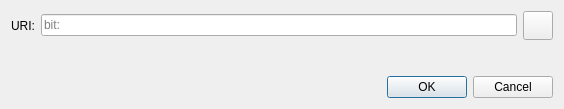
<?xml version="1.0" encoding="UTF-8"?>
<ui version="4.0">
 <class>OpenURIDialog</class>
 <widget class="QDialog" name="OpenURIDialog">
  <property name="geometry">
   <rect>
    <x>0</x>
    <y>0</y>
    <width>564</width>
    <height>109</height>
   </rect>
  </property>
  <property name="windowTitle">
   <string>Open bit URI</string>
  </property>
  <layout class="QVBoxLayout" name="verticalLayout">
   <item>
    <layout class="QHBoxLayout" name="horizontalLayout">
     <item>
      <widget class="QLabel" name="label">
       <property name="text">
        <string>URI:</string>
       </property>
      </widget>
     </item>
     <item>
      <widget class="QValidatedLineEdit" name="uriEdit">
       <property name="placeholderText">
        <string notr="true">bit:</string>
       </property>
      </widget>
     </item>
     <item>
      <widget class="QToolButton" name="pasteButton">
       <property name="toolTip">
        <string extracomment="Tooltip text for button that allows you to paste an address that is in your clipboard.">Paste address from clipboard</string>
       </property>
       <property name="text">
        <string/>
       </property>
       <property name="icon">
        <iconset resource="../bit.qrc">
         <normaloff>:/icons/editpaste</normaloff>:/icons/editpaste
        </iconset>
       </property>
       <property name="iconSize">
        <size>
         <width>22</width>
         <height>22</height>
        </size>
       </property>
      </widget>
     </item>
    </layout>
   </item>
   <item>
    <spacer name="verticalSpacer">
     <property name="orientation">
      <enum>Qt::Vertical</enum>
     </property>
     <property name="sizeHint" stdset="0">
      <size>
       <width>20</width>
       <height>40</height>
      </size>
     </property>
    </spacer>
   </item>
   <item>
    <widget class="QDialogButtonBox" name="buttonBox">
     <property name="orientation">
      <enum>Qt::Horizontal</enum>
     </property>
     <property name="standardButtons">
      <set>QDialogButtonBox::Cancel|QDialogButtonBox::Ok</set>
     </property>
    </widget>
   </item>
  </layout>
 </widget>
 <customwidgets>
  <customwidget>
   <class>QValidatedLineEdit</class>
   <extends>QLineEdit</extends>
   <header>qt/qvalidatedlineedit.h</header>
  </customwidget>
 </customwidgets>
 <resources/>
 <connections>
  <connection>
   <sender>buttonBox</sender>
   <signal>accepted()</signal>
   <receiver>OpenURIDialog</receiver>
   <slot>accept()</slot>
   <hints>
    <hint type="sourcelabel">
     <x>248</x>
     <y>254</y>
    </hint>
    <hint type="destinationlabel">
     <x>157</x>
     <y>274</y>
    </hint>
   </hints>
  </connection>
  <connection>
   <sender>buttonBox</sender>
   <signal>rejected()</signal>
   <receiver>OpenURIDialog</receiver>
   <slot>reject()</slot>
   <hints>
    <hint type="sourcelabel">
     <x>316</x>
     <y>260</y>
    </hint>
    <hint type="destinationlabel">
     <x>286</x>
     <y>274</y>
    </hint>
   </hints>
  </connection>
 </connections>
</ui>
